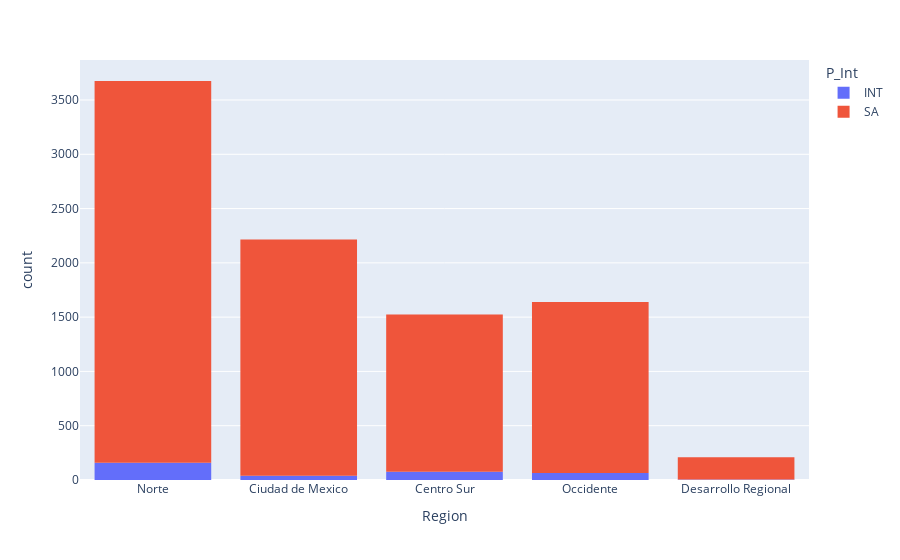

Source (notebook cell):
### Code cell
fig = px.histogram(test, x='Region',color='P_Int')
fig.show()

### Figure 1 — Plotly figure (JSON) as saved in the notebook; plotly's stock layout.template omitted (floating-point values rounded to 4 significant figures; data arrays with more than 128 entries replaced by an {"elided": "..."} marker saying what was removed)
{"data": [{"alignmentgroup": "True", "bingroup": "x", "hovertemplate": "P_Int=INT<br>Region=%{x}<br>count=%{y}<extra></extra>", "legendgroup": "INT", "marker": {"color": "#636efa", "pattern": {"shape": ""}}, "name": "INT", "offsetgroup": "INT", "orientation": "v", "showlegend": true, "type": "histogram", "x": {"elided": "341 str values"}, "xaxis": "x", "yaxis": "y"}, {"alignmentgroup": "True", "bingroup": "x", "hovertemplate": "P_Int=SA<br>Region=%{x}<br>count=%{y}<extra></extra>", "legendgroup": "SA", "marker": {"color": "#EF553B", "pattern": {"shape": ""}}, "name": "SA", "offsetgroup": "SA", "orientation": "v", "showlegend": true, "type": "histogram", "x": {"elided": "8922 str values"}, "xaxis": "x", "yaxis": "y"}], "layout": {"barmode": "relative", "legend": {"title": {"text": "P_Int"}, "tracegroupgap": 0}, "margin": {"t": 60}, "xaxis": {"anchor": "y", "domain": [0, 1], "title": {"text": "Region"}}, "yaxis": {"anchor": "x", "domain": [0, 1], "title": {"text": "count"}}}}
